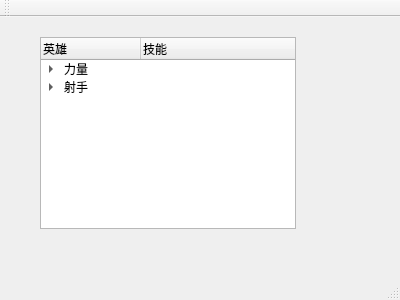
<?xml version="1.0" encoding="UTF-8"?>
<ui version="4.0">
 <class>MainWindow</class>
 <widget class="QMainWindow" name="MainWindow">
  <property name="geometry">
   <rect>
    <x>0</x>
    <y>0</y>
    <width>400</width>
    <height>300</height>
   </rect>
  </property>
  <property name="windowTitle">
   <string>MainWindow</string>
  </property>
  <widget class="QWidget" name="centralWidget">
   <widget class="QTreeWidget" name="treeWidget">
    <property name="geometry">
     <rect>
      <x>40</x>
      <y>20</y>
      <width>256</width>
      <height>192</height>
     </rect>
    </property>
    <column>
     <property name="text">
      <string>英雄</string>
     </property>
    </column>
    <column>
     <property name="text">
      <string>技能</string>
     </property>
    </column>
    <item>
     <property name="text">
      <string>力量</string>
     </property>
     <item>
      <property name="text">
       <string>德玛</string>
      </property>
     </item>
     <item>
      <property name="text">
       <string>皇子</string>
      </property>
     </item>
    </item>
    <item>
     <property name="text">
      <string>射手</string>
     </property>
     <item>
      <property name="text">
       <string>艾希</string>
      </property>
     </item>
    </item>
   </widget>
  </widget>
  <widget class="QMenuBar" name="menuBar">
   <property name="geometry">
    <rect>
     <x>0</x>
     <y>0</y>
     <width>400</width>
     <height>26</height>
    </rect>
   </property>
  </widget>
  <widget class="QToolBar" name="mainToolBar">
   <attribute name="toolBarArea">
    <enum>TopToolBarArea</enum>
   </attribute>
   <attribute name="toolBarBreak">
    <bool>false</bool>
   </attribute>
  </widget>
  <widget class="QStatusBar" name="statusBar"/>
 </widget>
 <layoutdefault spacing="6" margin="11"/>
 <resources/>
 <connections/>
</ui>
